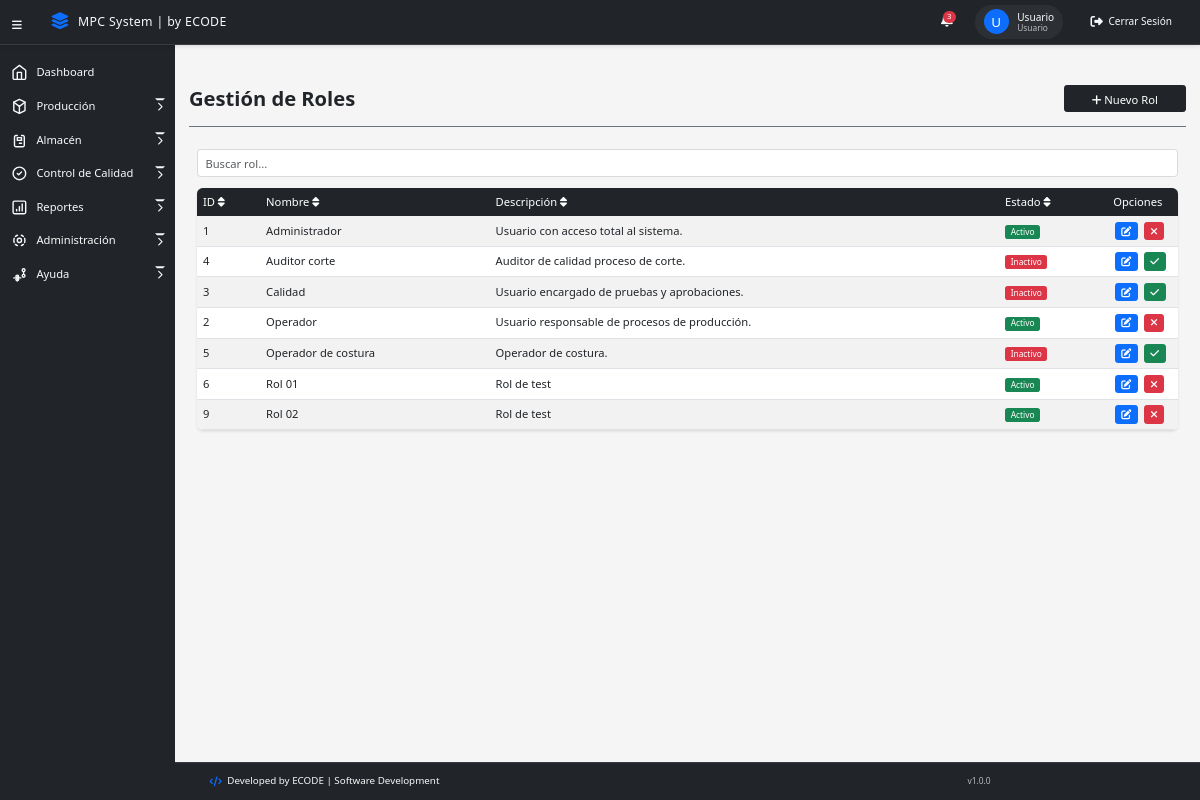
Before: /views/roles.php (signed in) with the older database file.
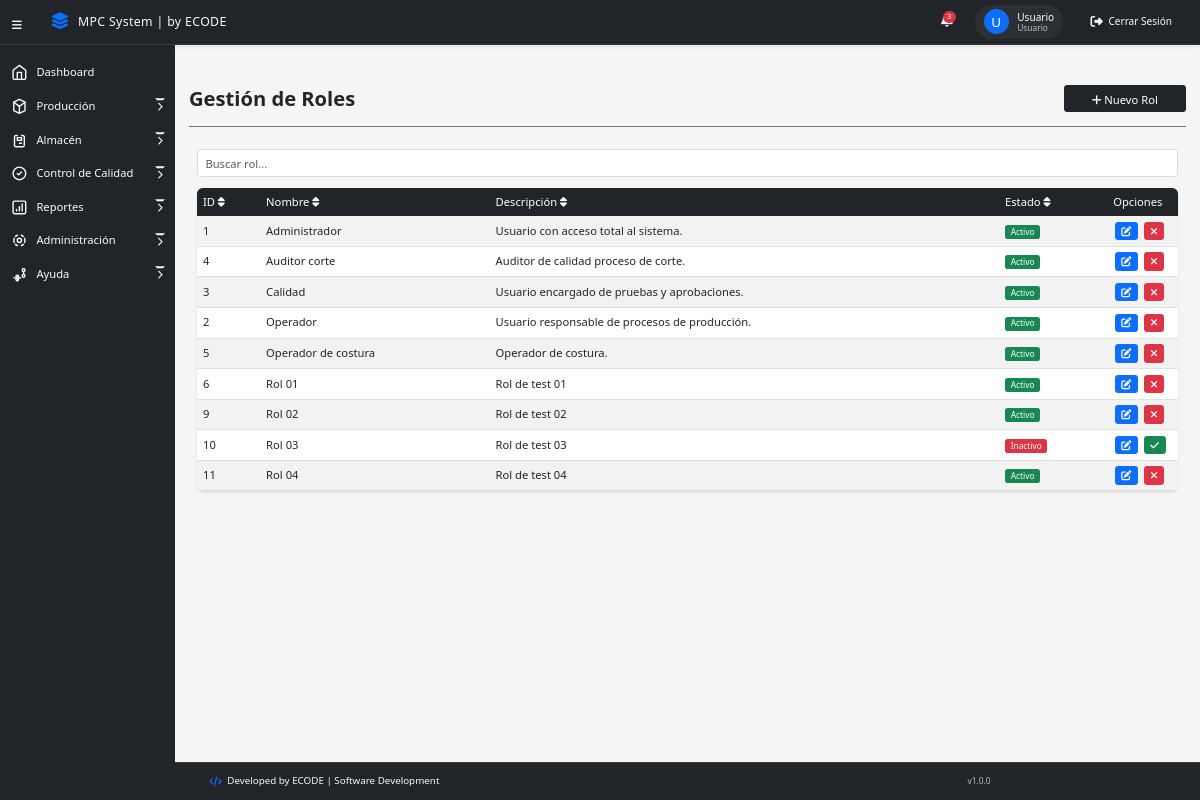
After: the same page with the newer database file.
### tables this page shows
CREATE TABLE `roles` (
  `id` int(11) NOT NULL,
  `rol_nombre` varchar(25) NOT NULL,
  `rol_descripcion` text DEFAULT NULL,
  `estado` enum('Activo','Inactivo') DEFAULT 'Activo'
);

### models/Rol.php (called while the page is built, shortened)
<?php
require_once __DIR__ . '/../config/Database.php';
class Rol {
    private $conn;
    private $table = 'roles';
    public function __construct() {
        $database = new Database();
        $this->conn = $database->getConnection();
    }
    public function getAll() {
        try {
            $query = "SELECT * FROM {$this->table} ORDER BY rol_nombre ASC";
            $stmt = $this->conn->prepare($query);
            $stmt->execute();
            return $stmt->fetchAll(PDO::FETCH_ASSOC);
        } catch (PDOException $e) {
            error_log("Error en Rol::getAll: " . $e->getMessage());
            throw new Exception("Error al obtener los roles");
        }
    }
}

### config/database.php (called while the page is built, shortened)
<?php
class Database {
    private $host = "localhost";
    private $database_name = "minlex_elsalvador";
    private $username = "root";
    private $password = "";
    private $port = 3306;
    public function getConnection() {
        $this->conn = null;
        try {
            try {
                $this->conn = new PDO(
                    "mysql:unix_socket=/opt/lampp/var/mysql/mysql.sock;dbname=" . $this->database_name,
                    $this->username,
                    $this->password
                );
            } catch (PDOException $e) {
                $this->conn = new PDO(
                    "mysql:host=" . $this->host . ";port=" . $this->port . ";dbname=" . $this->database_name,
                    $this->username,
                    $this->password
                );
            }
            $this->conn->setAttribute(PDO::ATTR_ERRMODE, PDO::ERRMODE_EXCEPTION);
            $this->conn->setAttribute(PDO::ATTR_DEFAULT_FETCH_MODE, PDO::FETCH_ASSOC);
            $this->conn->exec("SET NAMES utf8");
            return $this->conn;
        } catch (PDOException $exception) {
            error_log("Error de conexión a la base de datos: " . $exception->getMessage());
            throw new Exception("Error de conexión a la base de datos. Por favor verifica que XAMPP esté corriendo.");
        }
    }
}
?>

### controllers/RolController.php (called while the page is built, shortened)
<?php
require_once __DIR__ . '/../models/Rol.php';
class RolController {
    private $rol;
    public function __construct() {
        $this->rol = new Rol();
    }
    public function getRoles() {
        return $this->rol->getAll();
    }
}
?>

### views/roles.php (the view, shortened to what the changed rows need)
<?php
require_once '../controllers/RolController.php';
$rolController = new RolController();
$roles = $rolController->getRoles() ?? [];
?>
<!DOCTYPE html>
<html lang="es">
<head>
    <?php include '../components/meta.php'; ?>
    <link href="https://cdn.jsdelivr.net/npm/bootstrap@5.3.0/dist/css/bootstrap.min.css" rel="stylesheet">
    <link rel="stylesheet" href="https://cdnjs.cloudflare.com/ajax/libs/font-awesome/6.5.1/css/all.min.css">
    <link rel="stylesheet" href="../css/style_main.css">
</head>
<body>
    <?php include '../components/menu_lateral.php'; ?>
    <main>
        <div style="width: 100%;" class="border-bottom border-secondary titulo-vista">
            <h1><strong>Gestión de Roles</strong></h1><br>
        </div>
        <div class="container-fluid">
            <div class="table-responsive">
                <table class="table table-striped table-hover">
                    <thead>
                        <tr>
                            <th class="sortable" data-column="id">ID <i class="fas fa-sort"></i></th>
                            <th class="sortable" data-column="nombre">Nombre <i class="fas fa-sort"></i></th>
                            <th class="sortable" data-column="descripcion">Descripción <i class="fas fa-sort"></i></th>
                            <th class="sortable" data-column="estado">Estado <i class="fas fa-sort"></i></th>
                            <th>Opciones</th>
                        </tr>
                    </thead>
                    <tbody>
                        <?php foreach ($roles as $rol): ?>
                            <tr>
                                <td><?php echo htmlspecialchars($rol['id']); ?></td>
                                <td><?php echo htmlspecialchars($rol['rol_nombre']); ?></td>
                                <td><?php echo htmlspecialchars($rol['rol_descripcion']); ?></td>
                                <td>
                                    <span class="badge <?php echo $rol['estado'] === 'Activo' ? 'bg-success' : 'bg-danger'; ?>">
                                        <?php echo htmlspecialchars($rol['estado']); ?>
                                    </span>
                                </td>
                                <td>
                                    <button class="btn btn-sm btn-primary editar-rol"
                                            data-bs-toggle="modal"
                                            data-bs-target="#editarRolModal"
                                            data-id="<?php echo $rol['id']; ?>"
                                            data-nombre="<?php echo htmlspecialchars($rol['rol_nombre']); ?>"
                                            data-descripcion="<?php echo htmlspecialchars($rol['rol_descripcion']); ?>"
                                            title="Editar rol">
                                        <i class="fas fa-edit"></i>
                                    </button>
                                    <button class="btn btn-sm <?php echo $rol['estado'] === 'Activo' ? 'btn-danger' : 'btn-success'; ?> toggle-estado"
                                            data-id="<?php echo $rol['id']; ?>"
                                            data-estado="<?php echo $rol['estado']; ?>"
                                            title="Cambiar estado">
                                        <i class="fas <?php echo $rol['estado'] === 'Activo' ? 'fa-times' : 'fa-check'; ?>"></i>
                                    </button>
                                </td>
                            </tr>
                        <?php endforeach; ?>
                    </tbody>
                </table>
            </div>
        </div>
    </main>
</body>
</html>

Changed rows visible on the page:
changed roles "Auditor corte": estado "Inactivo" → "Activo"
changed roles "Calidad": estado "Inactivo" → "Activo"
changed roles "Operador de costura": estado "Inactivo" → "Activo"
changed roles "Rol 01": rol_descripcion "Rol de test" → "Rol de test 01"
changed roles "Rol 02": rol_descripcion "Rol de test" → "Rol de test 02"
added roles: id "10", rol_nombre "Rol 03", rol_descripcion "Rol de test 03", estado "Inactivo"
added roles: id "11", rol_nombre "Rol 04", rol_descripcion "Rol de test 04", estado "Activo"
